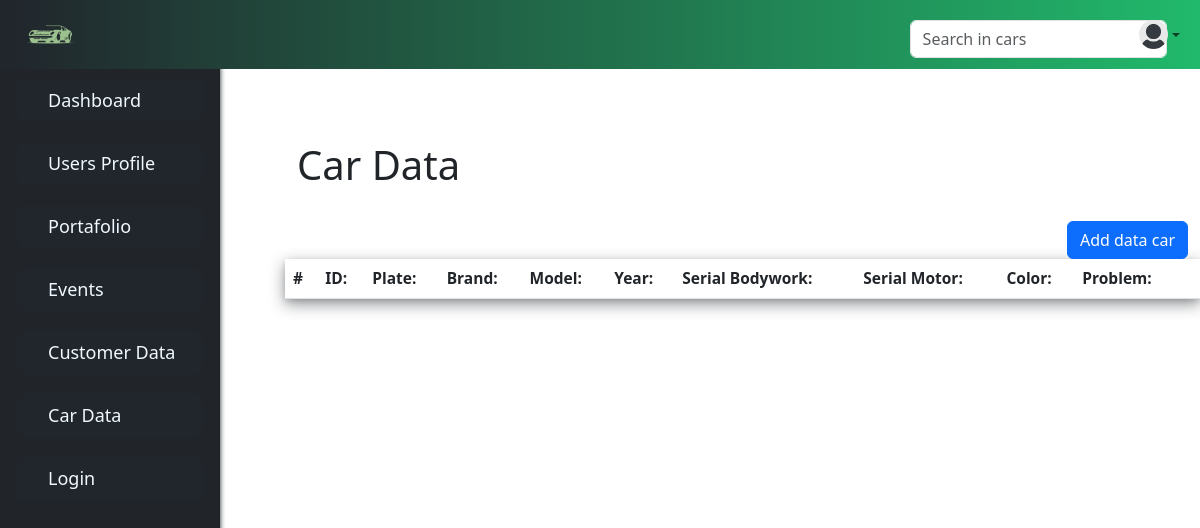
Page /cars/ on the earlier database version.
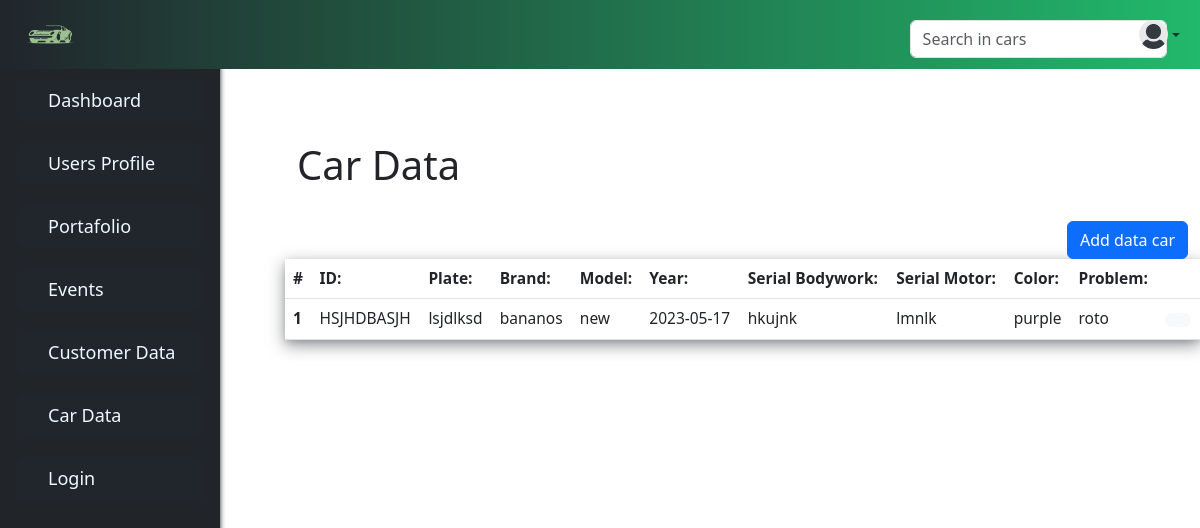
Same page on the later database version.
### webapp/system/models.py (models this page shows, shortened)
class Cars(db.Model):
    id = db.Column(db.Integer(), primary_key=True)
    carID = db.Column(db.String(255))
    plate = db.Column(db.String(255))
    brand= db.Column(db.String(255))
    model = db.Column(db.String(255))
    year = db.Column(db.DateTime)
    serialBodywork = db.Column(db.String(255))
    serialMotor = db.Column(db.String(255))
    color = db.Column(db.String(255))
    problem = db.Column(db.String(255))

### webapp/system/controllers.py (the view)
@system_blueprint.route('/cars/',methods=['GET', 'POST'])
def cars():
    form=CarsForm()
    our_cars = Cars.query.order_by(Cars.id)
    searchForm=SearchForm()
    return render_template('system/cars.html',form=form, SearchForm=searchForm, our_models=our_cars)

### webapp/system/forms.py
class CarsForm(FlaskForm):
    carID = StringField('ID:', validators=[DataRequired()])
    plate = StringField('Plate:', validators=[DataRequired()])
    brand = StringField('Brand:', validators=[DataRequired()])
    model = StringField('Model:', validators=[DataRequired()])
    year= DateField('Year:',format='%Y-%m-%d', validators=[DataRequired()])
    serialBodywork = StringField('Serial Bodywork:', validators=[DataRequired()])
    serialMotor = StringField('Serial Motor:', validators=[DataRequired()])
    color = StringField('Color:', validators=[DataRequired()])
    problem = StringField('Problem:', validators=[DataRequired()])
    submit = SubmitField('Submit')

### webapp/searched/forms.py
class SearchForm(Form):
    bar_search = StringField('Searched:', validators=[DataRequired()])
    submit = SubmitField('Submit')

### webapp/templates/system/cars.html (shortened to what this page needs)
{% extends 'base.html' %}
{% block content %}
<br/>
		<h1>Car Data </h1>
		<br/>
		<div class="izq">
			<button type="button" class="btn btn-primary" data-bs-toggle="modal" data-bs-target='#document-textModal' >
				Add data car
			</button>
		</div>
		</div>
		<table class="table table-hover table" >
			<thead class="thead">
                    <tr>
                      <th scope="col">#</th>
                      <th scope="col">{{form.carID.label(scope="col")}}</th>
                      <th scope="col">{{form.plate.label(scope="col")}}</th>
                      <th scope="col">{{form.brand.label(scope="col")}}</th>
                      <th scope="col">{{form.model.label(scope="col")}}</th>
                      <th scope="col">{{form.year.label(scope="col")}}</th>
                      <th scope="col">{{form.serialBodywork.label(scope="col")}}</th>
                      <th scope="col">{{form.serialMotor.label(scope="col")}}</th>
                      <th scope="col">{{form.color.label(scope="col")}}</th>
                      <th scope="col">{{form.problem.label(scope="col")}}</th>
                      <th scope="col"></th>
                      </tr>
			</thead>
			{% for our_model in our_models %}
				<tbody>
					<tr>
						{% include 'system/tables/cars-table.html' %}
                        <td>
                            {% include 'system/cars-modals-btn.html' %}
                        </td>
                          </tr>
				</tbody>
			{%endfor%}
</table>
{% endblock %}

### webapp/templates/system/tables/cars-table.html
<th scope="row">{{our_model.id}}</th>
<td>{{our_model.carID}}</td>
<td>{{our_model.plate}}</td>
<td>{{our_model.brand}}</td>
<td>{{our_model.model}}</td>
<td>{{our_model.year.date()}}</td>
<td>{{our_model.serialBodywork}}</td>
<td>{{our_model.serialMotor}}</td>
<td>{{our_model.color}}</td>
<td>{{our_model.problem}}</td>

### webapp/templates/system/cars-modals-btn.html (shortened to what this page needs)
<button type="button" class="btn btn-light" data-bs-toggle="modal" data-bs-target="#editModal{{our_model.id}}">
  </button>

Differences in the rows shown:
added Cars: id "1", carID "HSJHDBASJH", plate "lsjdlksd", brand "bananos", model "new", year "2023-05-17", serialBodywork "hkujnk", serialMotor "lmnlk", color "purple", problem "roto"
